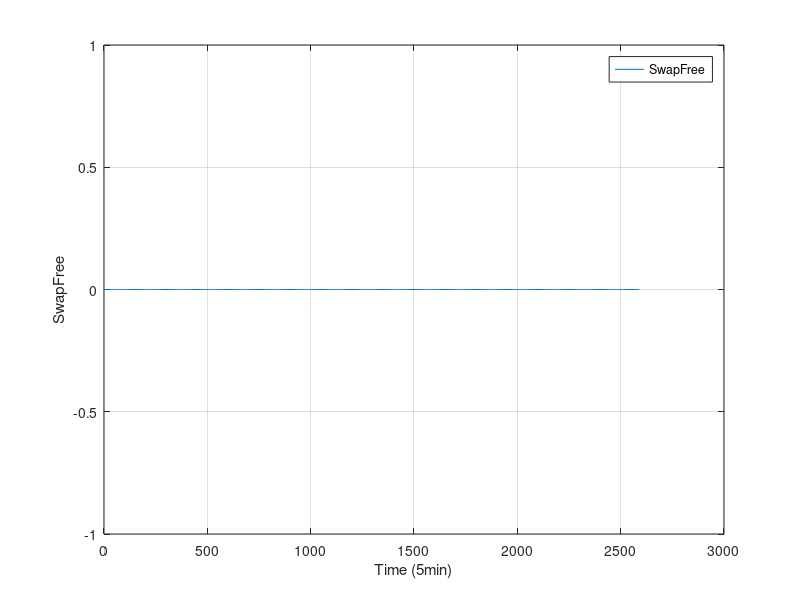

Source code (MATLAB):
#! /usr/bin/octave -qf
fig = figure;
data = dlmread("finput.txt"," ");
size(data);
set(fig, "visible", "off");
time = data(:,1);
MemTotal = data(:,2);
MemFree = data(:,3);
Buffers = data(:,4);
Cached = data(:,5);
SwapCached = data(:,6);
Active = data(:,7);
Inactive = data(:,8);
SwapTotal = data(:,9);
SwapFree = data(:,10);
Dirty = data(:,11);
Writeback = data(:,12);
AnonPages = data(:,13);
Mapped = data(:,14);
Slab = data(:,15);
SReclaimable = data(:,16);
SUnreclaim = data(:,17);
PageTables = data(:,18);
NFS_Unstable = data(:,19);
Bounce = data(:,20);
WritebackTmp = data(:,21);
CommitLimit = data(:,22);
Committed_AS = data(:,23);
VmallocTotal = data(:,24);
VmallocUsed = data(:,25);
VmallocChunk = data(:,26);

plot(time,SwapFree,";SwapFree;"), grid

xlabel("Time (5min)");
ylabel("SwapFree");
print("SwapFree.png", "-dpng");
